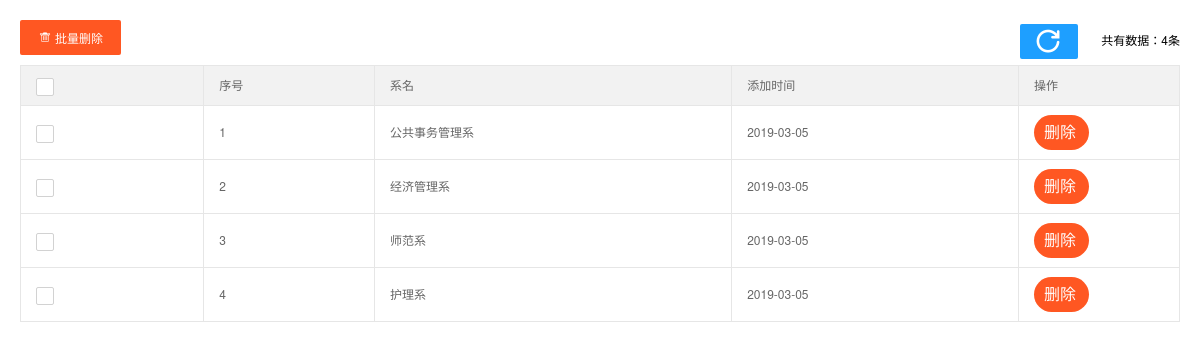
The app's page /department_list (signed in) with its own data.
### apps/models/departemtModel.py (models this page shows, shortened)
class DepartmentModel(BaseModel):
    department = db.Column(db.String(64), unique=True, comment='系别')

### apps/cms/department_view.py (the view)
@cms_bp.route('/department_list',endpoint='department_list',methods=["GET",'DELETE'])
@login_required
def department_list():
    if request.method=='DELETE':
        uid_s = request.form.get('data_s')
        if uid_s:  # 批量删除
            return deletes(DepartmentModel, db, list(uid_s.split(',')))
        return delete(DepartmentModel,db,request.form.get('uid'))   # 删除
    data_list = DepartmentModel.query.all()
    return render_template('department_list.html',data_list=data_list)

### apps/lib/login_sys.py (called while the page is built)
@login_manager.user_loader
def load_user(user_id):
    return SysMemberModel.query.filter_by(id=int(user_id)).first()

### apps/templates/department_list.html (shortened to what this page needs)
{% extends 'base/base.html' %}
{% block body %}
    <body>
    <div class="x-body">
        <xblock>
            <button class="layui-btn layui-btn-danger" onclick="delAll()"><i class="layui-icon"></i>批量删除</button>
            <span class="x-right" style="line-height:40px">
                <a href="javascript:location.reload()" style="margin-right: 20px;">
                <button class="layui-btn layui-btn-normal" style="padding: 0 15px;">
                    <i class="layui-icon" style="font-size: 25px;font-weight: bolder;">&#xe669;</i>
                </button>
            </a>
                共有数据：{% for data in data_list %}{% if loop.last %}{{ loop.index }}{% endif %}{% endfor %}条</span>
        </xblock>
        <table class="layui-table x-admin">
            <thead>
            <tr>
                <th>
                    <div class="layui-unselect header layui-form-checkbox" lay-skin="primary"><i class="layui-icon">&#xe605;</i>
                    </div>
                </th>
                <th>序号</th>
                <th>系名</th>
                <th>添加时间</th>
                <th>操作</th>
            </tr>
            </thead>
            <tbody>
            {% for data in data_list %}
                <tr>
                    <td>
                        <div class="layui-unselect layui-form-checkbox" lay-skin="primary" data-id='{{ data.id }}'>
                            <i class="layui-icon">&#xe605;</i>
                        </div>
                    </td>
                    <td>{{ loop.index }}</td>
                    <td>{{ data.department }}</td>
                    <td>{{ data.create_time }}</td>
                    <td class="td-manage" style="width: 130px;">
                        <button title="删除" onclick="clubs_del(this,'{{ data.id }}')" href="javascript:;"
                                class="layui-btn layui-btn-sm layui-btn-radius layui-btn-danger">
                            <i class="layui-icon">删除</i>
                        </button>
                    </td>
                </tr>
            {% endfor %}
            </tbody>
        </table>
    </div>
    </body>
{% endblock %}

### apps/static/css/xadmin.css (style rules this page uses)
* { margin: 0px; padding: 0px; font-family: "Helvetica Neue", Helvetica, Arial, sans-serif; }
a { text-decoration: none; }
html { width: 100%; height: 100%; overflow-x:hidden; overflow-y:auto; }
body { width: 100%; min-height: 100%; }
.x-body { padding: 20px; }
.x-right { float: right; }
table th, table td { word-break: break-all; }
.x-admin-sm { font-size: 12px; }
.x-admin-sm body { font-size: 12px; }
.x-admin-sm .layui-table td, .x-admin-sm .layui-table th { font-size: 12px; }
.x-admin-sm .layui-icon { font-size: 14px; }
.x-admin-sm .layui-btn,.x-admin-sm .layui-btn-xs,.x-admin-sm .layui-btn-sm { font-size: 12px; }
.x-admin-sm .layui-btn { height: 35px; line-height: 35px; }

### records on screen
DepartmentModel: department "护理系", create_time "2019-03-05"
DepartmentModel: department "公共事务管理系", create_time "2019-03-05"
DepartmentModel: department "经济管理系", create_time "2019-03-05"
DepartmentModel: department "师范系", create_time "2019-03-05"
